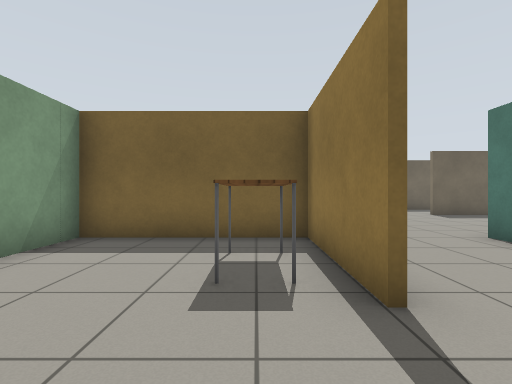
[1] (above)

17 first-person views from a walk through a world built for the Gazebo simulator. The camera is 0.9 m above the floor, looks level and sees 85° across. The lines on the ground mark 1 m squares. The floor is counted in squares, 1 m on a side. Each view is taken from the middle of a square. On the plan, view 1 faces up. The plan holds only what a view shows up to about 11 squares ahead; the rest is blank. Simple patterns stand in for the simulator's built-in surfaces. Simple shapes stand in for some stock models. Some surface patterns are stand-ins.

[2]
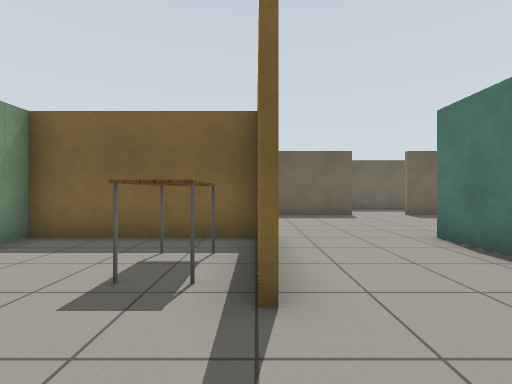

[3]
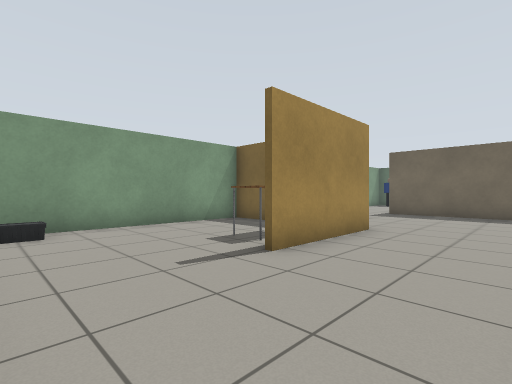

[4]
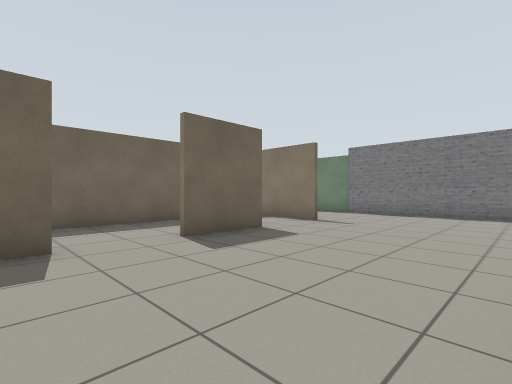

[5]
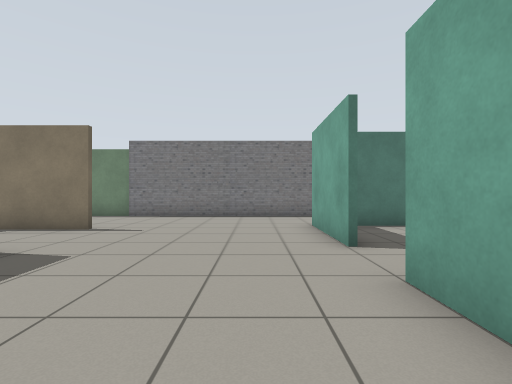

[6]
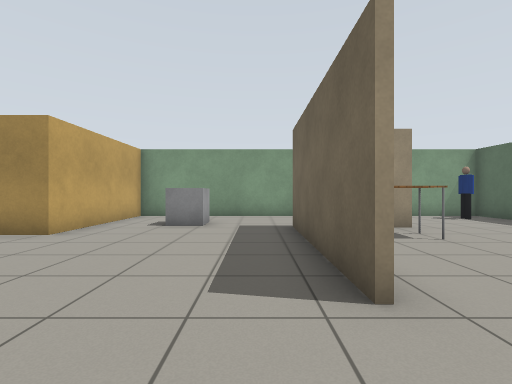

[7]
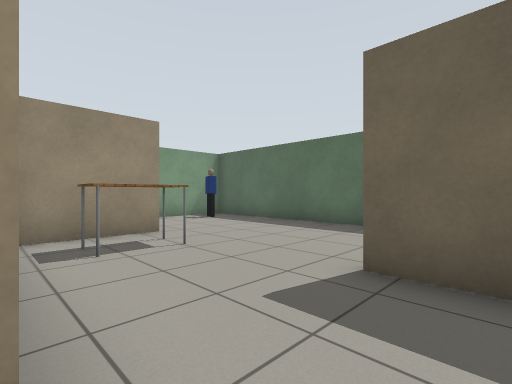

[8]
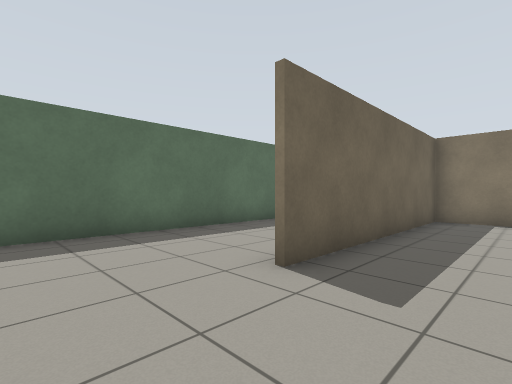

[9]
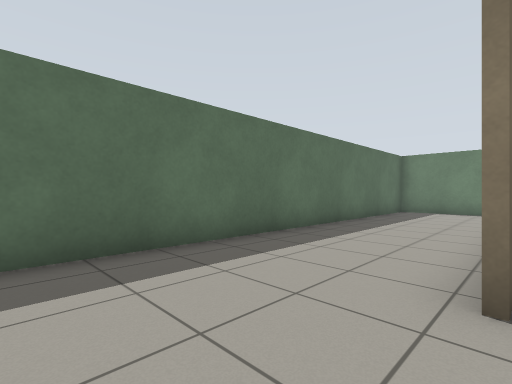

[10]
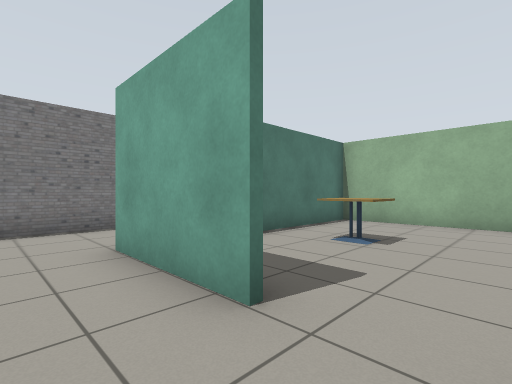

[11]
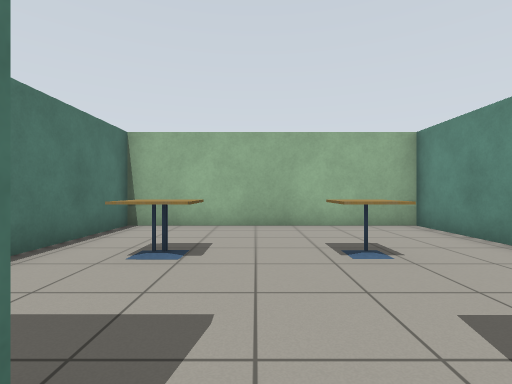

[12]
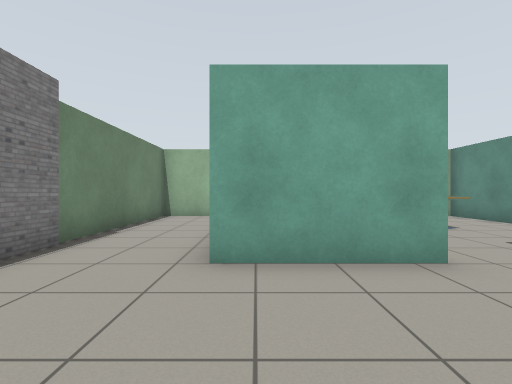

[13]
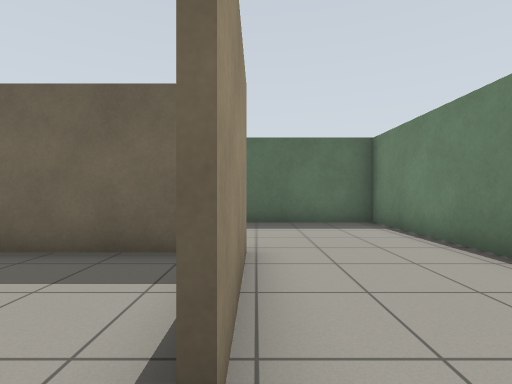

[14]
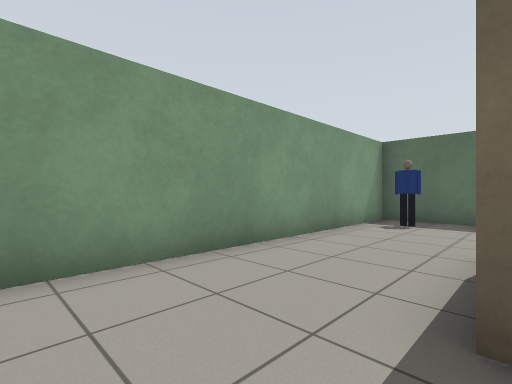

[15]
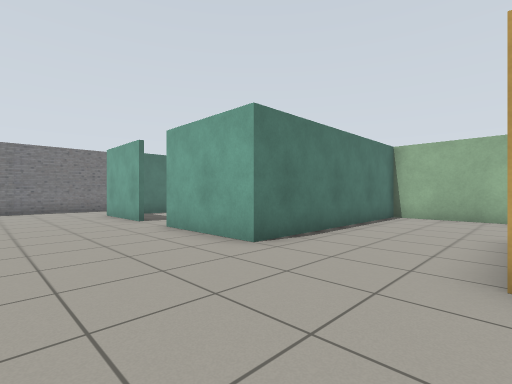

[16]
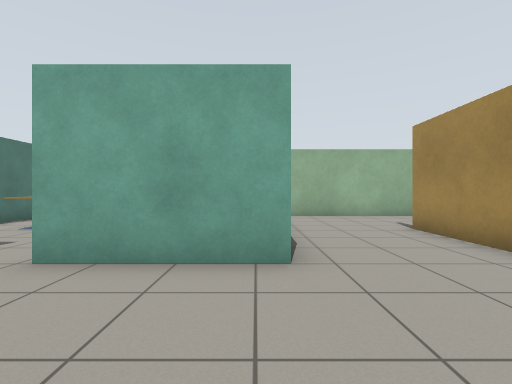

[17]
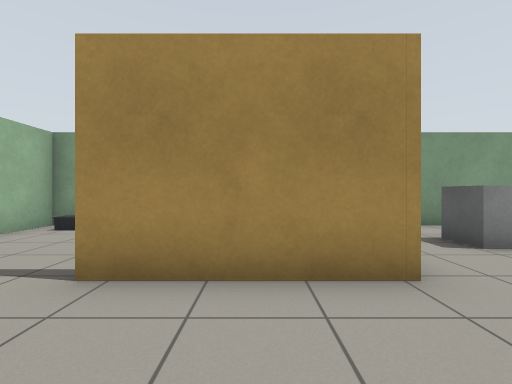

### Floor plan
Ten units are one square. View 1 is at (0, 0); x grows to the right and y downward. Boxes are objects, and circles mark ways between rooms. Rooms are numbered by the first view taken in them; rooms with no view inside come last. Other rooms are left out.
<svg viewBox="-40 -187 199 207">
<path fill="none" stroke="#000" d="M49 -110 -2 -110M93 -110 69 -110M95 -55 126 -55M117 -110 117 -141 45 -141M119 -141 119 -110M-1 -140 -1 -115M10 -21 10 -55 -35 -55M-35 -57 12 -57 12 -21M46 15 46 -55 79 -55M136 15 154 15 154 -182 -35 -182 -35 15 49 15M47 -14 47 15M49 15 124 15 124 -44"/>
<rect x="-35" y="-5" width="10" height="10" fill="#bbb"><title>other object</title></rect>
<rect x="-25" y="-175" width="10" height="10" fill="#bbb"><title>person</title></rect>
<rect x="-15" y="-85" width="10" height="10" fill="#bbb"><title>other object</title></rect>
<rect x="-5" y="-45" width="10" height="20" fill="#bbb"><title>table</title></rect>
<rect x="5" y="-135" width="10" height="20" fill="#bbb"><title>table</title></rect>
<rect x="65" y="-25" width="20" height="10" fill="#bbb"><title>cafe table</title></rect>
<rect x="95" y="-25" width="10" height="10" fill="#bbb"><title>cafe table</title></rect>
<rect x="105" y="-25" width="10" height="10" fill="#bbb"><title>cafe table</title></rect>
<circle cx="85" cy="-50" r="3" fill="#2a7"/>
<text x="60" y="-90">1</text>
<text x="80" y="-20">2</text>
</svg>
Room 1 opens to room 2.

Where each view was taken, in squares from view 1:
view 1: 0 up, 0 right, facing up
view 2: 0 up, 1 right, facing up
view 3: 1 down, 4 right, facing up-left
view 4: 6 up, 4 right, facing up-right
view 5: 7 up, 5 right, facing right
view 6: 10 up, 7 right, facing left
view 7: 11 up, 6 right, facing up-left
view 8: 12 up, 2 right, facing up-right
view 9: 14 up, 2 right, facing up-right
view 10: 7 up, 8 right, facing down-right
view 11: 6 up, 9 right, facing down
view 12: 9 up, 12 right, facing down
view 13: 10 up, 12 right, facing up
view 14: 9 up, 0 right, facing up-left
view 15: 9 up, 1 right, facing down-right
view 16: 9 up, 5 right, facing down
view 17: 4 up, 4 right, facing left
